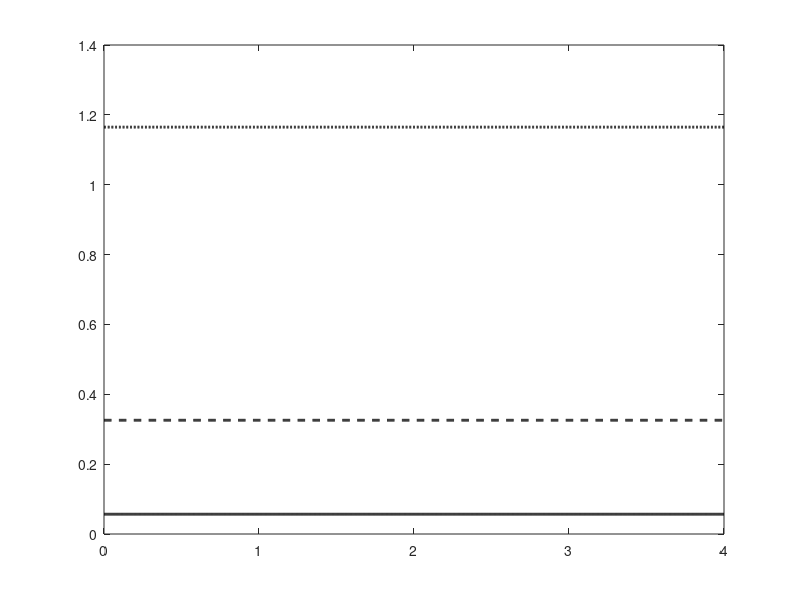

The MATLAB source for this figure: (Note: this script raises an error after producing the figure.)
% ------------------------------------------------------------------------
% Figure 10: Bias from covariate selection
% ------------------------------------------------------------------------
clear all
mkdir('Figures/Figures_analytical_examples/one_sided')
rng(12345)

% Figure 10 (a) [Online Appendix] - Bias

z = @(h, p) norminv(1 - p) - h;
alpha = 0.05; %significance level
h = linspace(0, 4, 1000); %values of h

% rho's implied by gamma = 0.1, 0.5, 0.9
rho1 = 1 - 0.1^2;
rho2 = 1 - 0.5^2;
rho3 = 1 - 0.9^2;

%Bias from minimum
Bias_min = [ ...
    normpdf(0) * sqrt(2) * 0.1 / sqrt(rho1) * ones(length(h), 1), ...
    normpdf(0) * sqrt(2) * 0.5 / sqrt(rho2) * ones(length(h), 1), ...
    normpdf(0) * sqrt(2) * 0.9 / sqrt(rho3) * ones(length(h), 1) ...
];

% Bias from thresholding
Bias_select = zeros(length(h), 3);
params = [rho1, rho2, rho3; 0.1, 0.5, 0.9];

for k = 1:3
    rho_k = params(1, k);
    gamma_k = params(2, k);
    Bias_select(:, k) = (1 / sqrt(rho_k)) * ( ...
        sqrt((1 - rho_k) / pi) * normcdf(sqrt(2 / (1 + rho_k)) * z(h, alpha)) + ...
        (1 - rho_k) * normpdf(z(h, alpha)) .* normcdf(-z(h, alpha) * sqrt((1 - rho_k) / (1 + rho_k))) ...
    );
end

% plot

figure('Visible','off')
plot(h, Bias_min(:, 1), '-',  'LineWidth', 2, 'Color', 'black'); hold on
plot(h, Bias_min(:, 2), '--', 'LineWidth', 2, 'Color', 'black');
plot(h, Bias_min(:, 3), ':',  'LineWidth', 2, 'Color', 'black');
plot(h, Bias_select(:, 1), '-o',  'MarkerIndices', 1:50:1000, 'LineWidth', 2, 'Color', 'black');
plot(h, Bias_select(:, 2), '--o', 'MarkerIndices', 1:50:1000, 'LineWidth', 2, 'Color', 'black');
plot(h, Bias_select(:, 3), ':o',  'MarkerIndices', 1:50:1000, 'LineWidth', 2, 'Color', 'black');
xlim([0 4])
set(gca, 'FontSize', 18)
xlabel('$$h$$', 'FontSize', 25, 'Interpreter', 'latex')
ylabel('$\sqrt{N}\times$Bias', 'FontSize', 25, 'Interpreter', 'latex')
title('(a) Covariate selection: bias', ...
    'FontWeight', 'bold', 'FontSize', 20, 'Interpreter', 'latex')
legend({'Minimum, $\gamma=0.1$', 'Minimum, $\gamma=0.5$', 'Minimum, $\gamma=0.9$', ...
        'Threshold, $\gamma=0.1$', 'Threshold, $\gamma=0.5$', 'Threshold, $\gamma=0.9$'}, ...
        'Orientation', 'vertical', 'Interpreter', 'latex', 'Location', 'west')
saveas(gcf, 'Figures/Figures_analytical_examples/one_sided/Fig10a', 'epsc')
close all

% Figure 10 (b) [Online Appendix] - Relative Bias

figure('Visible','off')
plot(h, sqrt(rho1)*Bias_min(:, 1)./h', '-',  'LineWidth', 2, 'Color', 'black'); hold on
plot(h, sqrt(rho2)*Bias_min(:, 2)./h', '--', 'LineWidth', 2, 'Color', 'black');
plot(h, sqrt(rho3)*Bias_min(:, 3)./h', ':',  'LineWidth', 2, 'Color', 'black');
plot(h, sqrt(rho1)*Bias_select(:, 1)./h', '-o',  'MarkerIndices', 1:50:1000, 'LineWidth', 2, 'Color', 'black');
plot(h, sqrt(rho2)*Bias_select(:, 2)./h', '--o', 'MarkerIndices', 1:50:1000, 'LineWidth', 2, 'Color', 'black');
plot(h, sqrt(rho3)*Bias_select(:, 3)./h', ':o',  'MarkerIndices', 1:50:1000, 'LineWidth', 2, 'Color', 'black');
xlim([0 4])
ylim([0 1])
yticks([0, 0.25, 0.5, 0.75, 1]);
yticklabels({'0%', '25%', '50%', '75%', '100%'});
set(gca, 'FontSize', 18)
xlabel('$$h$$', 'FontSize', 25, 'Interpreter', 'latex')
ylabel('Relative Bias', 'FontSize', 25, 'Interpreter', 'latex')
title('(b) Covariate selection: relative bias', ...
    'FontWeight', 'bold', 'FontSize', 20, 'Interpreter', 'latex')
legend({'Minimum, $\gamma=0.1$', 'Minimum, $\gamma=0.5$', 'Minimum, $\gamma=0.9$', ...
        'Threshold, $\gamma=0.1$', 'Threshold, $\gamma=0.5$', 'Threshold, $\gamma=0.9$'}, ...
        'Orientation', 'vertical', 'Interpreter', 'latex', 'Location', 'northeast')
saveas(gcf, 'Figures/Figures_analytical_examples/one_sided/Fig10b', 'epsc')
close all
